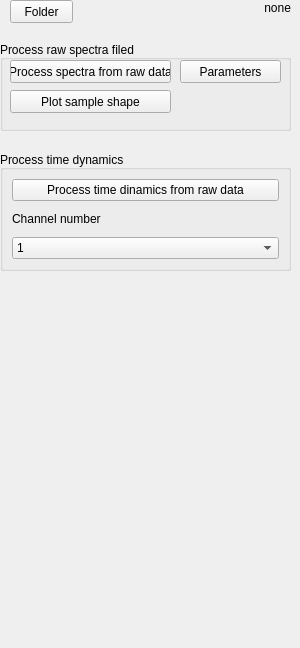
          <widget class="QWidget" name="page_processing">
           <property name="geometry">
            <rect>
             <x>0</x>
             <y>0</y>
             <width>300</width>
             <height>648</height>
            </rect>
           </property>
           <attribute name="label">
            <string>Processing raw data</string>
           </attribute>
           <widget class="QGroupBox" name="groupBox_processArbData">
            <property name="geometry">
             <rect>
              <x>0</x>
              <y>40</y>
              <width>291</width>
              <height>91</height>
             </rect>
            </property>
            <property name="sizePolicy">
             <sizepolicy hsizetype="Minimum" vsizetype="Minimum">
              <horstretch>0</horstretch>
              <verstretch>0</verstretch>
             </sizepolicy>
            </property>
            <property name="title">
             <string>Process raw spectra filed</string>
            </property>
            <property name="alignment">
             <set>Qt::AlignBottom|Qt::AlignLeading|Qt::AlignLeft</set>
            </property>
            <widget class="QPushButton" name="pushButton_process_arb_spectral_data">
             <property name="geometry">
              <rect>
               <x>10</x>
               <y>20</y>
               <width>161</width>
               <height>23</height>
              </rect>
             </property>
             <property name="text">
              <string>Process spectra from raw data</string>
             </property>
            </widget>
            <widget class="QPushButton" name="pushButton_plotSampleShape_arb_data">
             <property name="geometry">
              <rect>
               <x>10</x>
               <y>50</y>
               <width>161</width>
               <height>23</height>
              </rect>
             </property>
             <property name="text">
              <string>Plot sample shape</string>
             </property>
            </widget>
            <widget class="QPushButton" name="pushButton_set_spectral_processor_parameters">
             <property name="geometry">
              <rect>
               <x>180</x>
               <y>20</y>
               <width>101</width>
               <height>23</height>
              </rect>
             </property>
             <property name="text">
              <string>Parameters</string>
             </property>
            </widget>
           </widget>
           <widget class="QGroupBox" name="groupBox_processArbData_2">
            <property name="geometry">
             <rect>
              <x>0</x>
              <y>150</y>
              <width>291</width>
              <height>121</height>
             </rect>
            </property>
            <property name="sizePolicy">
             <sizepolicy hsizetype="Minimum" vsizetype="Minimum">
              <horstretch>0</horstretch>
              <verstretch>0</verstretch>
             </sizepolicy>
            </property>
            <property name="title">
             <string>Process time dynamics</string>
            </property>
            <property name="alignment">
             <set>Qt::AlignBottom|Qt::AlignLeading|Qt::AlignLeft</set>
            </property>
            <layout class="QVBoxLayout" name="verticalLayout_3">
             <item>
              <widget class="QPushButton" name="pushButton_process_arb_TD_data">
               <property name="text">
                <string>Process time dinamics from raw data</string>
               </property>
              </widget>
             </item>
             <item>
              <widget class="QLabel" name="label_31">
               <property name="text">
                <string>Channel number</string>
               </property>
              </widget>
             </item>
             <item>
              <widget class="QComboBox" name="comboBox_TD_channel_to_plot_arb_data">
               <property name="toolTip">
                <string>Choose channel to plot</string>
               </property>
               <property name="sizeAdjustPolicy">
                <enum>QComboBox::AdjustToContents</enum>
               </property>
               <item>
                <property name="text">
                 <string>1</string>
                </property>
               </item>
               <item>
                <property name="text">
                 <string>2</string>
                </property>
               </item>
               <item>
                <property name="text">
                 <string>3</string>
                </property>
               </item>
               <item>
                <property name="text">
                 <string>4</string>
                </property>
               </item>
              </widget>
             </item>
            </layout>
           </widget>
           <widget class="QPushButton" name="pushButton_choose_folder_to_process">
            <property name="geometry">
             <rect>
              <x>10</x>
              <y>0</y>
              <width>63</width>
              <height>23</height>
             </rect>
            </property>
            <property name="text">
             <string>Folder</string>
            </property>
           </widget>
           <widget class="QLabel" name="label_folder_to_process_files">
            <property name="geometry">
             <rect>
              <x>90</x>
              <y>0</y>
              <width>201</width>
              <height>16</height>
             </rect>
            </property>
            <property name="text">
             <string>none</string>
            </property>
            <property name="alignment">
             <set>Qt::AlignRight|Qt::AlignTrailing|Qt::AlignVCenter</set>
            </property>
           </widget>
          </widget>
